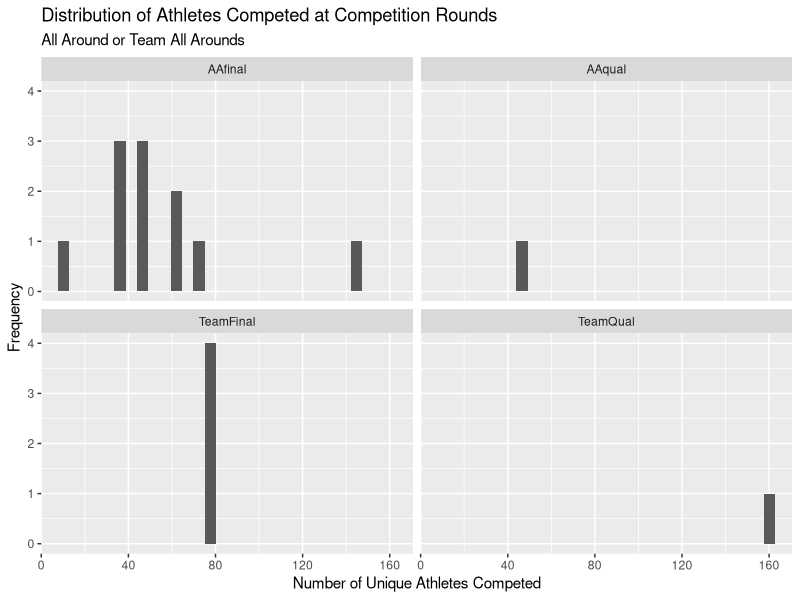
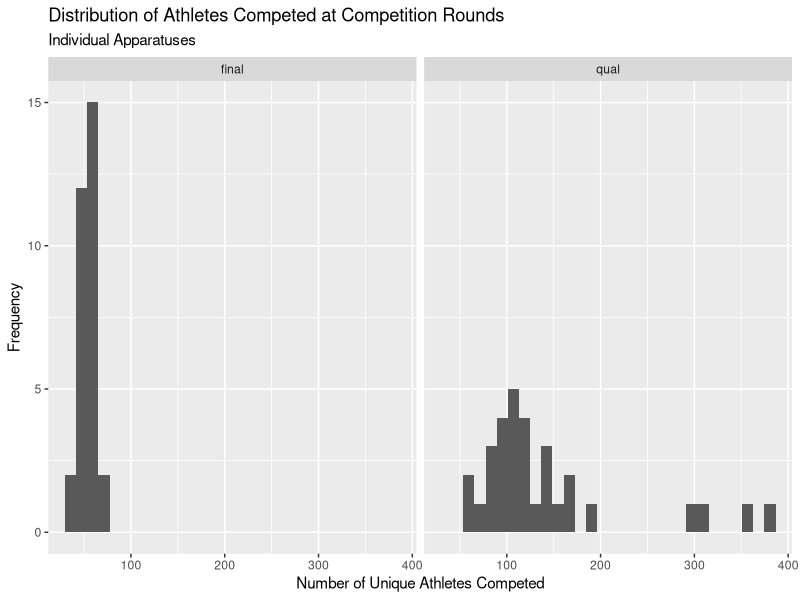
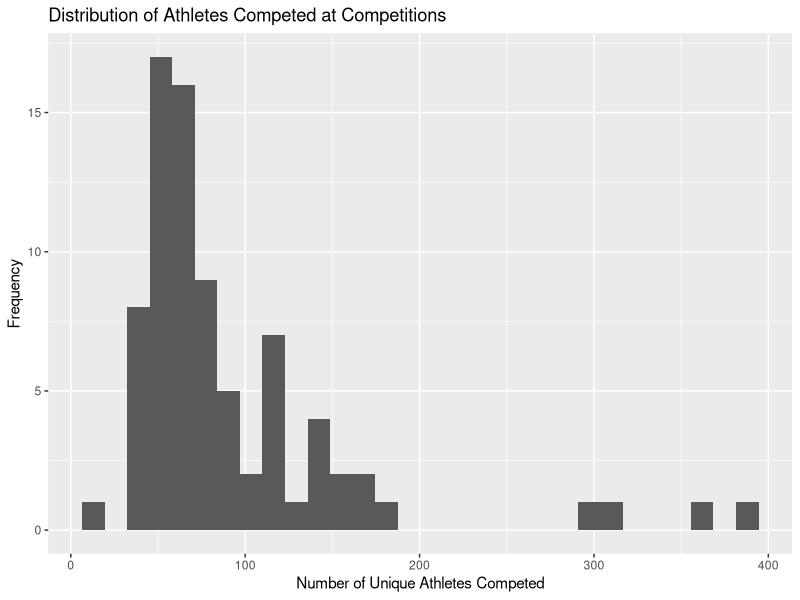
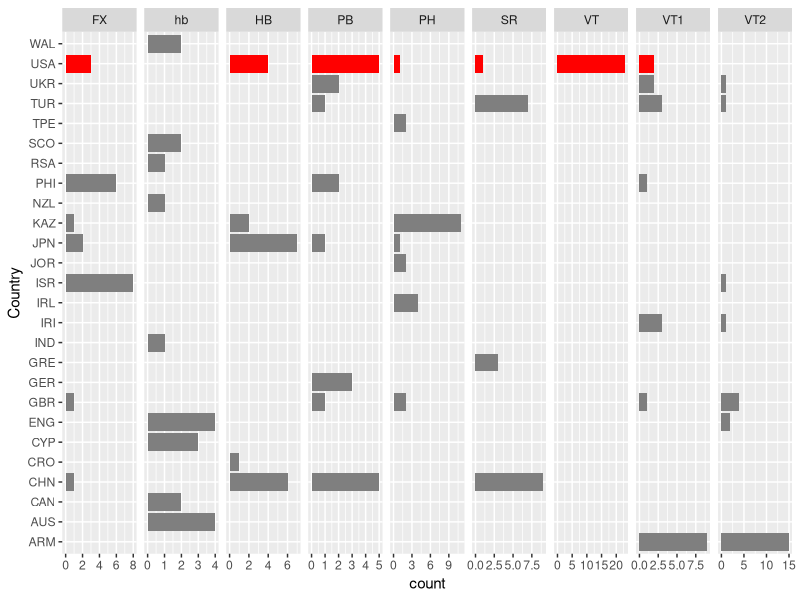
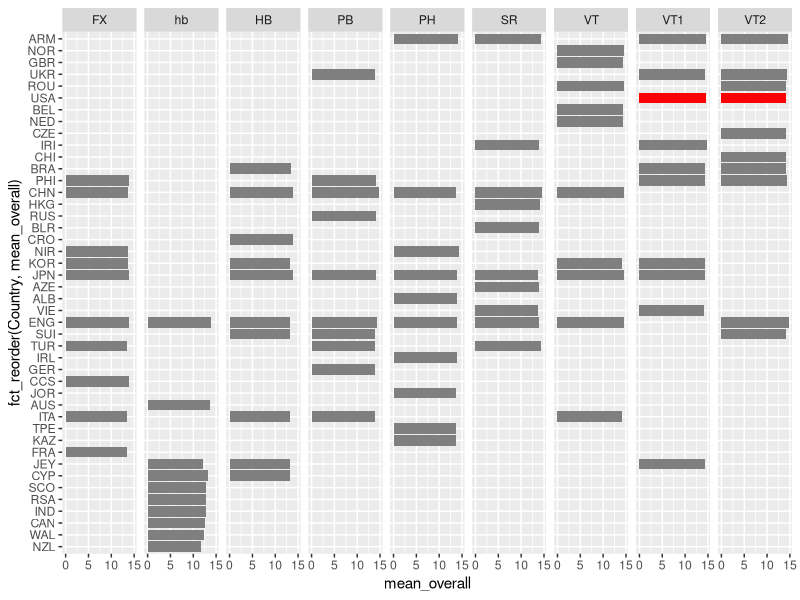
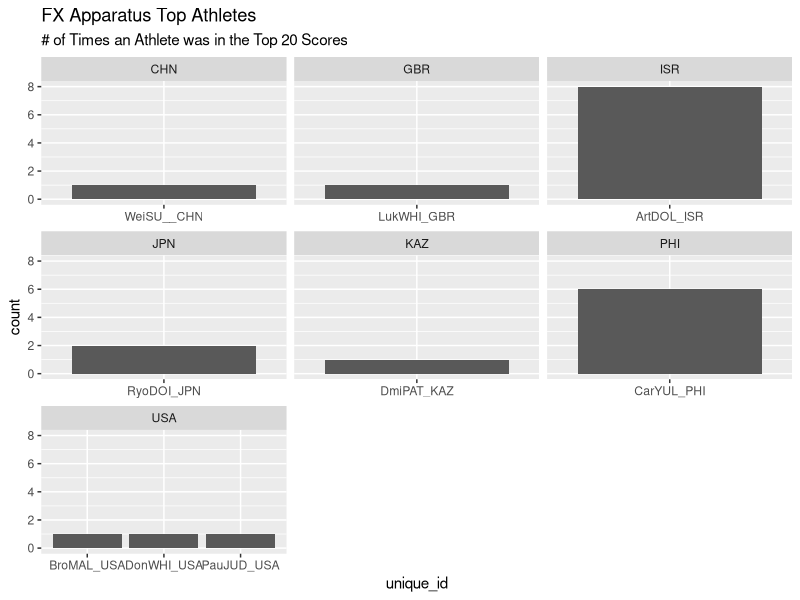
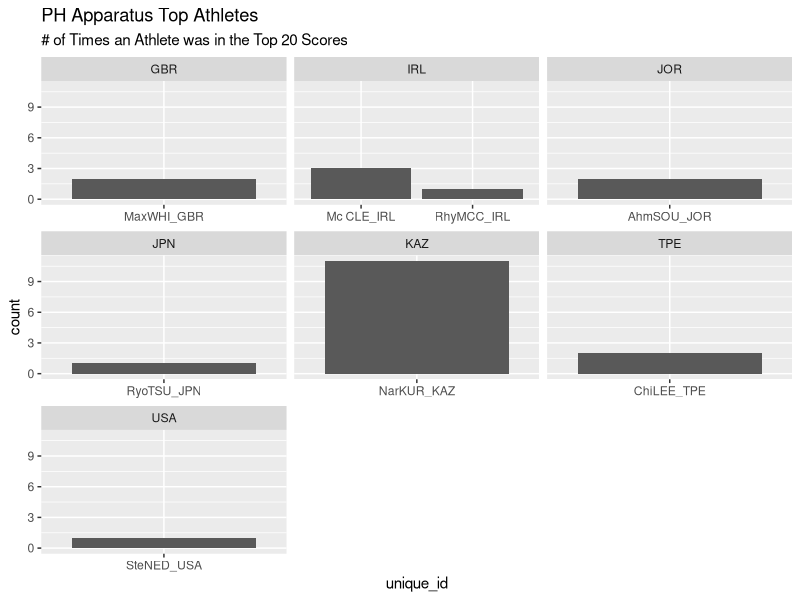
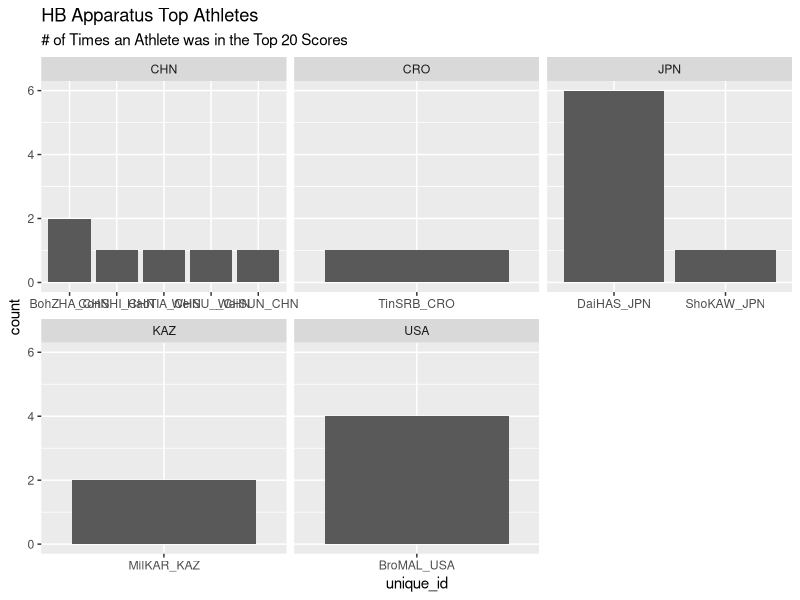

The R source for these figures, in order:
## ---- chunk 1
#| echo : false
#| label: downloading-packages
#| message: false
#| include: false

library(tidyverse)
library(knitr)
library(stringr)
## ---- chunk 2
#| echo : false
#| label: read-data
#| message: false
#| include: false

#make sure this is forked to github so it's not a local file path
earlydata <- read_csv("Cleaned Data/data_2017_2021.csv")
laterdata <- read_csv("Cleaned Data/data_2022_2023.csv")

#will not be using early dataset because it only contains data about female athletes
early <- earlydata |>
  drop_na(Score, E_Score, D_Score, Apparatus, Round, Location, Competition, Country, Gender)

later <- laterdata |>
  drop_na(Score, E_Score, D_Score, Apparatus, Round, Location, Competition, Country, Gender)
## ---- chunk 3
#indonesian gymnast's name is Abiyu RAFI not ABIYURAFI
laterdata <- laterdata |>
  mutate(FirstName = ifelse(LastName == "ABIYURAFI" & FirstName == ".", "Abiyu", FirstName),
    LastName = ifelse(LastName == "ABIYURAFI", "RAFI", LastName))


laterdata <- laterdata |>
  mutate(firstname_check = ifelse(str_length(FirstName) >= 3, 1, 0),
         lastname_check = ifelse(str_length(LastName) >= 3, 1, 0))

laterdata <- laterdata |>
  mutate(FirstName = ifelse(firstname_check == 0, paste0(FirstName, "_"), FirstName),
         LastName = ifelse(lastname_check == 0, paste0(LastName, "_"), LastName))

#based on string methods -- creating unique athlete IDs
laterdata <- laterdata |>
  mutate(unique_id = paste0(str_sub(FirstName, 1, 3), str_sub(LastName, 1, 3), "_", Country))

laterdata |>
  filter(Gender == "w",
         Country == "USA")

#create a vector for AA or team
AA_team <- c("AAfinal", "TeamFinal", "TeamQual", "AAqual")
'%notin%' <- function(x,y)!('%in%'(x,y))
## ---- chunk 4
quantiled_data <- laterdata |>
  group_by(Gender, Competition, Round, Apparatus) |>
  mutate(quantile = ntile(-Score, 5))

#summary of number of athletes competed in each competition in each round
number_athletes <- quantiled_data |>
  group_by(Competition, Round) |>
  summarise(unique_id_count = n_distinct(unique_id))

number_athletes |>
  filter(Round %in% AA_team) |>
  ggplot(aes(x = unique_id_count)) +
    geom_histogram() +
    facet_wrap(~ Round) +
    labs(x = "Number of Unique Athletes Competed",
         y = "Frequency",
         title = "Distribution of Athletes Competed at Competition Rounds",
         subtitle = "All Around or Team All Arounds")

number_athletes |>
  filter(Round %notin% AA_team) |>
  ggplot(aes(x = unique_id_count)) +
    geom_histogram() +
    facet_wrap(~ Round) +
    labs(x = "Number of Unique Athletes Competed",
         y = "Frequency",
         title = "Distribution of Athletes Competed at Competition Rounds",
         subtitle = "Individual Apparatuses")

ggplot(number_athletes, aes(x = unique_id_count)) +
  geom_histogram() +
  labs(x = "Number of Unique Athletes Competed",
       y = "Frequency",
       title = "Distribution of Athletes Competed at Competitions")

# NEED TO FIX THIS 
# quant_data <- quantiled_data |>
#   filter(quantile == 1)
## ---- chunk 5


#for only the apparatus events
top_20_apparatus_men <- laterdata |>
  filter(Gender == "m",
         Round %notin% AA_team) |>
  select(Apparatus, unique_id, Country, Date, Competition, Round, Score) |>
  group_by(Apparatus) |>
  arrange(desc(Score)) |>
  slice_max(order_by = Score, n = 20)

top_20_apparatus_women <- laterdata |>
  filter(Gender == "w",
         Round %notin% AA_team) |>
  select(Apparatus, unique_id, Country, Date, Competition, Round, Score) |>
  group_by(Apparatus) |>
  arrange(desc(Score)) |>
  slice_max(order_by = Score, n = 20)

#top_20_apparatus_men
## ---- chunk 6
top_20_apparatus_men |>
  ggplot(aes(x = Country, fill = ifelse(Country == "USA", "Is USA", "Not USA"))) +
  geom_bar() + 
  scale_fill_manual(values = c("Is USA" = "red", "Not USA" = "grey50")) +
  theme(legend.position = "none") +
  facet_grid(~ Apparatus, scales = "free_x") + 
  coord_flip()
## ---- chunk 7
apparatus_summary <- laterdata |>
  filter(Gender == "m") |>
  select(unique_id, Apparatus, Country, Date, Competition, Round, D_Score, E_Score, Score) |>
  group_by(Apparatus, Country) |>
  summarise(mean_difficulty = mean(D_Score),
            mean_execution = mean(E_Score),
            mean_overall = mean(Score)) |>
  slice_max(order_by = mean_overall, n = 10)

apparatus_summary
## ---- chunk 8
apparatus_summary |>
  ggplot(aes(x = mean_overall, y = fct_reorder(Country, mean_overall), fill = ifelse(Country == "USA", "Is USA", "Not USA"))) +
  geom_col() +
  scale_fill_manual(values = c("Is USA" = "red", "Not USA" = "grey50")) +
  theme(legend.position = "none") +
  facet_grid(~ Apparatus, scales = "free_y")
## ---- chunk 9
top_20_apparatus_men |>
  filter(Apparatus == "FX") |>
  ggplot(aes(x = unique_id)) +
  geom_bar() +
  facet_wrap(~ Country, scales = "free_x") +
  labs(title = "FX Apparatus Top Athletes",
       subtitle = "# of Times an Athlete was in the Top 20 Scores")

top_20_apparatus_men |>
  filter(Apparatus == "PH") |>
  ggplot(aes(x = unique_id)) +
  geom_bar() +
  facet_wrap(~ Country, scales = "free_x") +
  labs(title = "PH Apparatus Top Athletes",
       subtitle = "# of Times an Athlete was in the Top 20 Scores")

top_20_apparatus_men |>
  filter(Apparatus == "HB") |>
  ggplot(aes(x = unique_id)) +
  geom_bar() +
  facet_wrap(~ Country, scales = "free_x") +
  labs(title = "HB Apparatus Top Athletes",
       subtitle = "# of Times an Athlete was in the Top 20 Scores")

top_20_apparatus_men |>
  filter(Apparatus == "hb") |>
  ggplot(aes(x = unique_id)) +
  geom_bar() +
  facet_wrap(~ Country, scales = "free_x") +
  labs(title = "hb Apparatus Top Athletes",
       subtitle = "# of Times an Athlete was in the Top 20 Scores")

top_20_apparatus_men |>
  filter(Apparatus == "VT") |>
  ggplot(aes(x = unique_id)) +
  geom_bar() +
  facet_wrap(~ Country, scales = "free_x") +
  labs(title = "VT Apparatus Top Athletes",
       subtitle = "# of Times an Athlete was in the Top 20 Scores")

top_20_apparatus_men |>
  filter(Apparatus == "VT1") |>
  ggplot(aes(x = unique_id)) +
  geom_bar() +
  facet_wrap(~ Country, scales = "free_x") +
  labs(title = "VT1 Apparatus Top Athletes",
       subtitle = "# of Times an Athlete was in the Top 20 Scores")

top_20_apparatus_men |>
  filter(Apparatus == "VT2") |>
  ggplot(aes(x = unique_id)) +
  geom_bar() +
  facet_wrap(~ Country, scales = "free_x") +
  labs(title = "VT2 Apparatus Top Athletes",
       subtitle = "# of Times an Athlete was in the Top 20 Scores")

top_20_apparatus_men |>
  filter(Apparatus == "SR") |>
  ggplot(aes(x = unique_id)) +
  geom_bar() +
  facet_wrap(~ Country, scales = "free_x") +
  labs(title = "SR Apparatus Top Athletes",
       subtitle = "# of Times an Athlete was in the Top 20 Scores")

top_20_apparatus_men |>
  filter(Apparatus == "PB") |>
  ggplot(aes(x = unique_id)) +
  geom_bar() +
  facet_wrap(~ Country, scales = "free_x") +
  labs(title = "PB Apparatus Top Athletes",
       subtitle = "# of Times an Athlete was in the Top 20 Scores")
## ---- chunk 10
top_20_apparatus_women |>
  filter(Apparatus == "BB") |>
  ggplot(aes(x = unique_id)) +
  geom_bar() +
  facet_wrap(~ Country, scales = "free_x") +
  labs(title = "BB Apparatus Top Athletes",
       subtitle = "# of Times an Athlete was in the Top 20 Scores")

top_20_apparatus_women |>
  filter(Apparatus == "VT") |>
  ggplot(aes(x = unique_id)) +
  geom_bar() +
  facet_wrap(~ Country, scales = "free_x") +
  labs(title = "VT Apparatus Top Athletes",
       subtitle = "# of Times an Athlete was in the Top 20 Scores")

top_20_apparatus_women |>
  filter(Apparatus == "UB") |>
  ggplot(aes(x = unique_id)) +
  geom_bar() +
  facet_wrap(~ Country, scales = "free_x") +
  labs(title = "UB Apparatus Top Athletes",
       subtitle = "# of Times an Athlete was in the Top 20 Scores")

top_20_apparatus_women |>
  filter(Apparatus == "VT1") |>
  ggplot(aes(x = unique_id)) +
  geom_bar() +
  facet_wrap(~ Country, scales = "free_x") +
  labs(title = "VT1 Apparatus Top Athletes",
       subtitle = "# of Times an Athlete was in the Top 20 Scores")

top_20_apparatus_women |>
  filter(Apparatus == "VT2") |>
  ggplot(aes(x = unique_id)) +
  geom_bar() +
  facet_wrap(~ Country, scales = "free_x") +
  labs(title = "VT2 Apparatus Top Athletes",
       subtitle = "# of Times an Athlete was in the Top 20 Scores")


top_20_apparatus_women |>
  filter(Apparatus == "FX") |>
  ggplot(aes(x = unique_id)) +
  geom_bar() +
  facet_wrap(~ Country, scales = "free_x") +
  labs(title = "FX Apparatus Top Athletes",
       subtitle = "# of Times an Athlete was in the Top 20 Scores")
## ---- chunk 11
# laterUSA <- later |>
#   filter(Country == "USA")
# 
# laterUSAwomen <- laterUSA |>
#   filter(Gender == "w")
# 
# laterUSAmen <- laterUSA |>
#   filter(Gender == "m")
